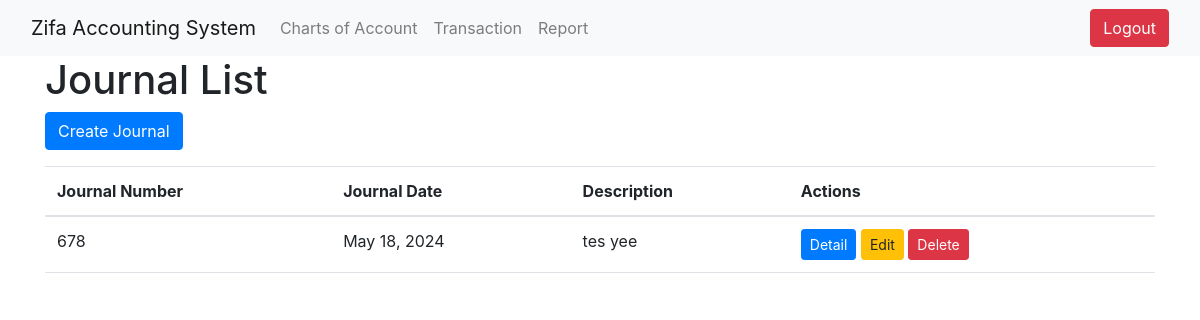
Page /journal/ (signed in) on the earlier database version.
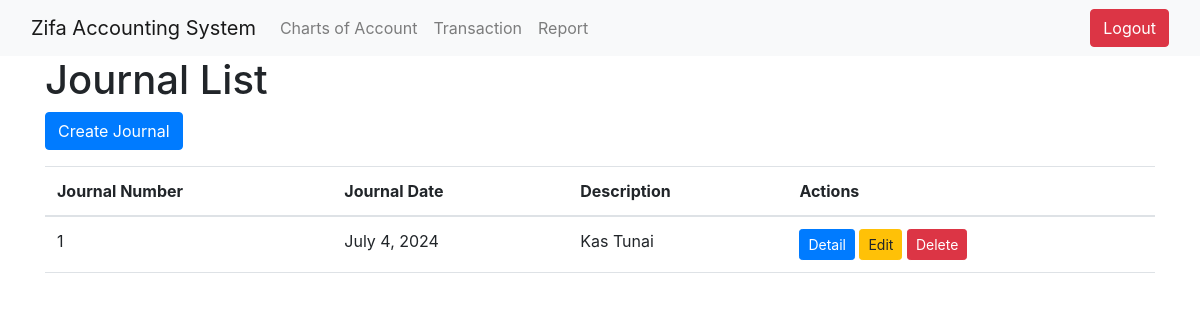
Same page on the later database version.
### journal/models.py (models this page shows)
class Journal(models.Model):
    journal_num = models.CharField(max_length=10, primary_key=True)
    journal_date = models.DateField()
    desc = models.TextField(null=True)
    credit_sum = models.IntegerField(null=True)
    debit_sum = models.IntegerField(null=True)

### journal/views.py (the view)
    def _wrapped_view(request, *args, **kwargs):
        if not request.user.is_authenticated:
            return redirect(reverse("user_auth:login"))
        return view_func(request, *args, **kwargs)

### journal/views.py (called while the page is built)
def login_required(view_func):
    def _wrapped_view(request, *args, **kwargs):
        if not request.user.is_authenticated:
            return redirect(reverse("user_auth:login"))
        return view_func(request, *args, **kwargs)
    return _wrapped_view

@login_required
def journal_list(request):
    journals = Journal.objects.all()
    return render(request, 'journal_list.html', {'journals': journals})

### journal/templates/journal_list.html (shortened to what this page needs)
<!DOCTYPE html>
<html lang="en">
<head>
    <link href="https://cdn.jsdelivr.net/npm/bootstrap@5.2.3/dist/css/bootstrap.min.css" rel="stylesheet">
</head>
<body>
    <nav class="navbar navbar-expand-lg navbar-light bg-light">
        <div class="container-fluid">
          <a class="navbar-brand" href="#">
            Zifa Accounting System
          </a>
          <div class="collapse navbar-collapse" id="navbarNav">
            <ul class="navbar-nav me-auto mb-2 mb-lg-0">
              <li class="nav-item">
                <a class="nav-link" href="{% url 'charts_of_account:account_list' %}">Charts of Account</a>
              </li>
              <li class="nav-item">
                <a class="nav-link" href="{% url 'journal:journal_list' %}">Transaction</a>
              </li>
              <li class="nav-item">
                <a class="nav-link" href="{% url 'report:report_landing_page' %}">Report</a>
            </li>
            </ul>
          </div>
          <form class="d-flex">
            <a href="{% url 'user_auth:logout' %}" class="btn btn-danger">Logout</a>
          </form>
        </div>
      </nav>
    <div class="container">
        <h1>Journal List</h1>
        <button type="button" class="btn btn-primary mb-3" data-bs-toggle="modal" data-bs-target="#createJournalModal">
            Create Journal
        </button>
        <table class="table">
            <thead>
                <tr>
                    <th>Journal Number</th>
                    <th>Journal Date</th>
                    <th>Description</th>
                    <th>Actions</th>
                </tr>
            </thead>
            <tbody>
                {% for journal in journals %}
                <tr>
                    <td>{{ journal.journal_num }}</td>
                    <td>{{ journal.journal_date }}</td>
                    <td>{{ journal.desc }}</td>
                    <td>
                        <a class="btn btn-sm btn-primary" href="{% url 'journal:journal_detail' journal.journal_num %}" role="button">Detail</a>
                        <button type="button" class="btn btn-sm btn-warning" data-bs-toggle="modal" data-bs-target="#editJournalModal{{ journal.journal_num }}">
                            Edit
                        </button>
                        <button type="button" class="btn btn-sm btn-danger" data-bs-toggle="modal" data-bs-target="#deleteJournalModal{{ journal.journal_num }}">
                            Delete
                        </button>
                    </td>
                </tr>
                {% endfor %}
            </tbody>
        </table>
    </div>
    <link rel="stylesheet" href="https://maxcdn.bootstrapcdn.com/bootstrap/4.5.2/css/bootstrap.min.css">
    <link rel="stylesheet" href="https://cdn.jsdelivr.net/npm/bootstrap-icons@1.5.0/font/bootstrap-icons.css">
    <link rel="stylesheet" href="https://cdnjs.cloudflare.com/ajax/libs/bootstrap-datepicker/1.9.0/css/bootstrap-datepicker.min.css">
</body>
</html>

Differences in the rows shown:
removed Journal: journal_num "678", journal_date "May 18, 2024", desc "tes yee"
added Journal: journal_num "1", journal_date "July 4, 2024", desc "Kas Tunai"
